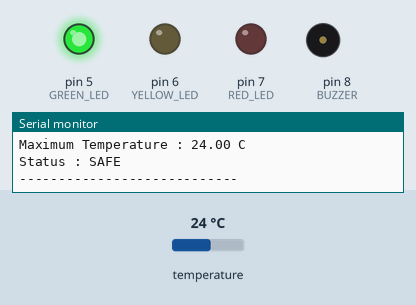
Simulated run of this sketch. Board: Arduino Uno, built with avr-gcc and run on an emulated ATmega328P. On the bench: output pins drawn as LEDs (lit = HIGH), buzzer (waves = sounding), the last lines printed to the serial monitor. Inputs (shaded band) come from the test bench; at power-on: temperature 24 °C.

Above: at 1.2 s.
1.3 s: temperature set to 24.5 °C
6.0 s: temperature set to 25.6 °C
At 7.6 s:
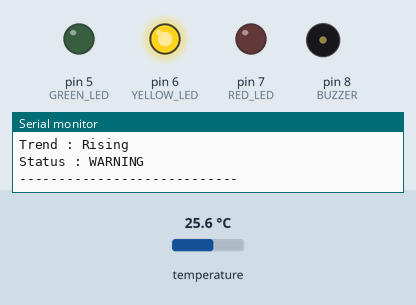
8.6 s: temperature set to 34.4 °C
11.2 s: temperature set to 35.3 °C
At 12.4 s:
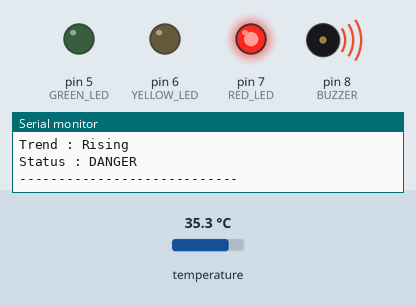
Timing chart, 0 to 14.2 s (numbered marks = the images above; inputs shaded):
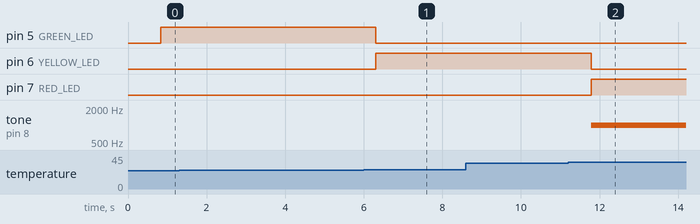

The sketch:

SmartTemperatureMonitor.ino
```cpp
/*
  ===========================================================
   SMART TEMPERATURE MONITOR PRO
   Embedded Systems Task-1  |  Maincrafts Technology
   Board   : Arduino Uno
   Sensor  : DS18B20 (1-Wire Digital Temperature Sensor)
  ===========================================================
*/

#include <OneWire.h>            // 1-Wire communication protocol
#include <DallasTemperature.h>  // Driver for the DS18B20 sensor

#define ONE_WIRE_BUS 2   // DS18B20 data (DQ) pin -> Arduino D2

#define GREEN_LED  5     // SAFE status indicator
#define YELLOW_LED 6     // WARNING status indicator
#define RED_LED    7     // DANGER status indicator
#define BUZZER     8     // Active buzzer for the DANGER alarm

OneWire oneWire(ONE_WIRE_BUS);         // 1-Wire bus on pin D2
DallasTemperature sensors(&oneWire);   // DS18B20 sensor on that bus

float currentTemp;            // Latest temperature reading (deg C)
float previousTemp = -100;    // Previous reading, used for trend; -100 = "no reading yet"
float maxTemp = -100;         // Highest temperature recorded since power-on

void setup() {
  Serial.begin(9600);      // Start Serial Monitor communication
  sensors.begin();         // Initialize the DS18B20 sensor

  pinMode(GREEN_LED, OUTPUT);
  pinMode(YELLOW_LED, OUTPUT);
  pinMode(RED_LED, OUTPUT);
  pinMode(BUZZER, OUTPUT);

  Serial.println("=================================");
  Serial.println(" SMART TEMPERATURE MONITOR PRO");
  Serial.println("=================================");
}

void loop() {
  sensors.requestTemperatures();             // Ask the sensor for a fresh reading
  currentTemp = sensors.getTempCByIndex(0);  // Read temperature in Celsius

  // Handle a disconnected or faulty sensor gracefully
  if (currentTemp == DEVICE_DISCONNECTED_C) {
    Serial.println("Sensor Error!");
    delay(1000);
    return;   // Skip this cycle and try again
  }

  // Track the highest temperature seen so far
  if (currentTemp > maxTemp)
    maxTemp = currentTemp;

  Serial.print("Current Temperature : ");
  Serial.print(currentTemp);
  Serial.println(" C");

  Serial.print("Maximum Temperature : ");
  Serial.print(maxTemp);
  Serial.println(" C");

  // Determine trend by comparing with the previous reading
  // (skipped on the very first loop, since there is no previous reading yet)
  if (previousTemp != -100) {
    if (currentTemp > previousTemp)
      Serial.println("Trend : Rising");
    else if (currentTemp < previousTemp)
      Serial.println("Trend : Falling");
    else
      Serial.println("Trend : Stable");
  }

  // Three-tier status logic: SAFE -> WARNING -> DANGER
  if (currentTemp < 25) {
    Serial.println("Status : SAFE");
    digitalWrite(GREEN_LED, HIGH);
    digitalWrite(YELLOW_LED, LOW);
    digitalWrite(RED_LED, LOW);
    noTone(BUZZER);
  }
  else if (currentTemp < 35) {
    Serial.println("Status : WARNING");
    digitalWrite(GREEN_LED, LOW);
    digitalWrite(YELLOW_LED, HIGH);
    digitalWrite(RED_LED, LOW);
    noTone(BUZZER);
  }
  else {
    Serial.println("Status : DANGER");
    digitalWrite(GREEN_LED, LOW);
    digitalWrite(YELLOW_LED, LOW);
    digitalWrite(RED_LED, HIGH);
    tone(BUZZER, 1000);   // Sound the buzzer at 1000 Hz
  }

  previousTemp = currentTemp;   // Save this reading for next loop's trend check
  Serial.println("----------------------------");
  delay(1000);   // Wait 1 second before the next reading
}
```

Measured:
- the behaviour switches between 24.9 and 25 °C on temperature (found by bisection; images 0 and 1)
- the behaviour switches between 34.9 and 35 °C on temperature (found by bisection; images 1 and 2)
- after the input at 6.0 s, pin 5 (GREEN_LED): HIGH → LOW after 0.31 s; pin 6 (YELLOW_LED): LOW → HIGH after 0.31 s
- after the input at 11.2 s, pin 6 (YELLOW_LED): HIGH → LOW after 0.59 s; pin 7 (RED_LED): LOW → HIGH after 0.59 s; tone on pin 8 (BUZZER): silent → 1000 Hz after 0.59 s
